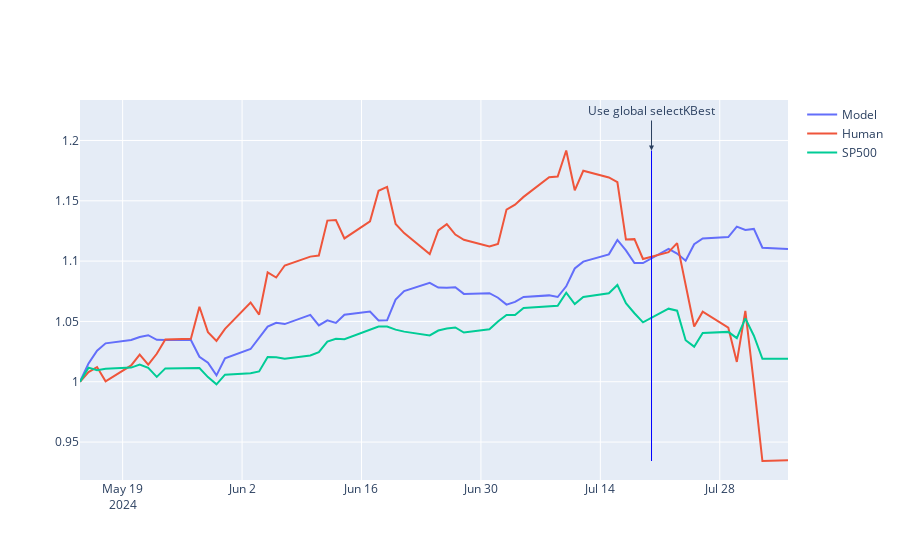

Here is the notebook cell this chart was saved with:
### Code cell
# use plotly to plot the curve of the three assets
import plotly.graph_objects as go

fig = go.Figure()
date_list = log_return.index.tolist()
date_list.insert(0, pd.Timestamp('2024-05-14'))

fig.add_trace(go.Scatter(x=date_list, y=cur_asset_model_hist, mode='lines', name='Model'))
fig.add_trace(go.Scatter(x=date_list, y=cur_asset_human_hist, mode='lines', name='Human'))
fig.add_trace(go.Scatter(x=date_list, y=cur_asset_sp500_hist, mode='lines', name='SP500'))

# Adding a vertical line and annotation
fig.add_shape(
    dict(
        type="line",
        x0="2024-07-20",
        y0=min(cur_asset_model_hist + cur_asset_human_hist + cur_asset_sp500_hist),
        x1="2024-07-20",
        y1=max(cur_asset_model_hist + cur_asset_human_hist + cur_asset_sp500_hist),
        line=dict(
            color="blue",
            width=1
        )
    )
)

fig.add_annotation(
    dict(
        x="2024-07-20",
        y=max(cur_asset_model_hist + cur_asset_human_hist + cur_asset_sp500_hist),
        text="Use global selectKBest",
        showarrow=True,
        arrowhead=2,
        ax=0,
        ay=-40
    )
)

fig.show()
